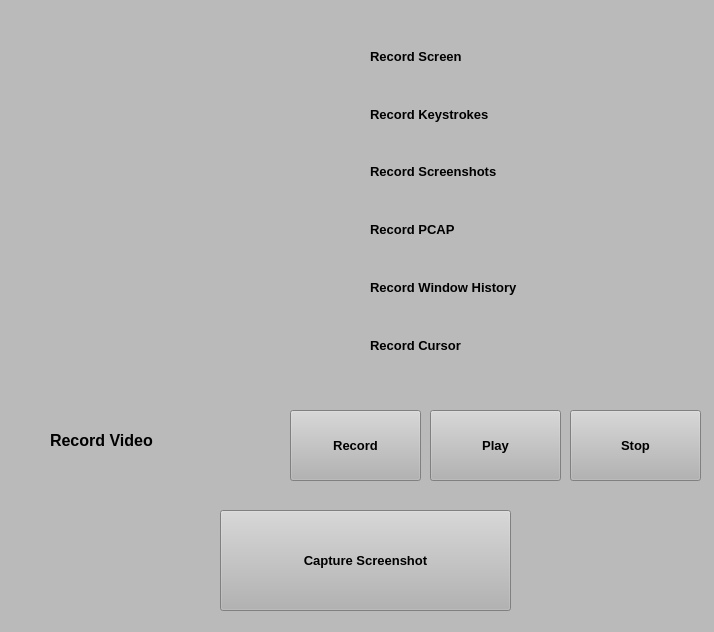
<?xml version="1.0" encoding="UTF-8"?>
<ui version="4.0">
 <class>Form</class>
 <widget class="QWidget" name="Form">
  <property name="windowModality">
   <enum>Qt::NonModal</enum>
  </property>
  <property name="enabled">
   <bool>true</bool>
  </property>
  <property name="geometry">
   <rect>
    <x>0</x>
    <y>0</y>
    <width>714</width>
    <height>632</height>
   </rect>
  </property>
  <property name="maximumSize">
   <size>
    <width>16777211</width>
    <height>16777215</height>
   </size>
  </property>
  <property name="baseSize">
   <size>
    <width>20000</width>
    <height>10000</height>
   </size>
  </property>
  <property name="windowTitle">
   <string>miniAVERT</string>
  </property>
  <property name="windowOpacity">
   <double>26.000000000000000</double>
  </property>
  <property name="toolTipDuration">
   <number>-1</number>
  </property>
  <property name="layoutDirection">
   <enum>Qt::RightToLeft</enum>
  </property>
  <property name="autoFillBackground">
   <bool>false</bool>
  </property>
  <property name="styleSheet">
   <string notr="true">background-color: rgb(186, 186, 186);</string>
  </property>
  <widget class="QLabel" name="label">
   <property name="geometry">
    <rect>
     <x>50</x>
     <y>420</y>
     <width>211</width>
     <height>41</height>
    </rect>
   </property>
   <property name="font">
    <font>
     <pointsize>12</pointsize>
     <weight>75</weight>
     <bold>true</bold>
    </font>
   </property>
   <property name="text">
    <string>Record Video</string>
   </property>
  </widget>
  <widget class="QPushButton" name="pushButton">
   <property name="geometry">
    <rect>
     <x>290</x>
     <y>410</y>
     <width>131</width>
     <height>71</height>
    </rect>
   </property>
   <property name="font">
    <font>
     <pointsize>10</pointsize>
     <weight>75</weight>
     <bold>true</bold>
    </font>
   </property>
   <property name="styleSheet">
    <string notr="true">background-color: rgb(179, 179, 179);</string>
   </property>
   <property name="text">
    <string>Record</string>
   </property>
  </widget>
  <widget class="QPushButton" name="pushButton_2">
   <property name="geometry">
    <rect>
     <x>430</x>
     <y>410</y>
     <width>131</width>
     <height>71</height>
    </rect>
   </property>
   <property name="font">
    <font>
     <pointsize>10</pointsize>
     <weight>75</weight>
     <bold>true</bold>
    </font>
   </property>
   <property name="styleSheet">
    <string notr="true">background-color: rgb(179, 179, 179);</string>
   </property>
   <property name="text">
    <string>Play</string>
   </property>
  </widget>
  <widget class="QPushButton" name="pushButton_3">
   <property name="geometry">
    <rect>
     <x>570</x>
     <y>410</y>
     <width>131</width>
     <height>71</height>
    </rect>
   </property>
   <property name="font">
    <font>
     <pointsize>10</pointsize>
     <weight>75</weight>
     <bold>true</bold>
    </font>
   </property>
   <property name="styleSheet">
    <string notr="true">background-color: rgb(179, 179, 179);</string>
   </property>
   <property name="text">
    <string>Stop</string>
   </property>
  </widget>
  <widget class="QPushButton" name="pushButton_4">
   <property name="geometry">
    <rect>
     <x>220</x>
     <y>510</y>
     <width>291</width>
     <height>101</height>
    </rect>
   </property>
   <property name="font">
    <font>
     <pointsize>10</pointsize>
     <weight>75</weight>
     <bold>true</bold>
    </font>
   </property>
   <property name="styleSheet">
    <string notr="true">background-color: rgb(179, 179, 179);</string>
   </property>
   <property name="text">
    <string>Capture Screenshot</string>
   </property>
  </widget>
  <widget class="QWidget" name="gridLayoutWidget">
   <property name="geometry">
    <rect>
     <x>370</x>
     <y>30</y>
     <width>411</width>
     <height>341</height>
    </rect>
   </property>
   <layout class="QGridLayout" name="gridLayout">
    <property name="verticalSpacing">
     <number>6</number>
    </property>
    <item row="0" column="0">
     <widget class="QLabel" name="label_4">
      <property name="font">
       <font>
        <pointsize>10</pointsize>
        <weight>75</weight>
        <bold>true</bold>
       </font>
      </property>
      <property name="text">
       <string>Record Screen</string>
      </property>
     </widget>
    </item>
    <item row="1" column="0">
     <widget class="QLabel" name="label_6">
      <property name="font">
       <font>
        <pointsize>10</pointsize>
        <weight>75</weight>
        <bold>true</bold>
       </font>
      </property>
      <property name="text">
       <string>Record Keystrokes</string>
      </property>
     </widget>
    </item>
    <item row="2" column="0">
     <widget class="QLabel" name="label_3">
      <property name="font">
       <font>
        <pointsize>10</pointsize>
        <weight>75</weight>
        <bold>true</bold>
       </font>
      </property>
      <property name="text">
       <string>Record Screenshots</string>
      </property>
     </widget>
    </item>
    <item row="3" column="0">
     <widget class="QLabel" name="label_5">
      <property name="font">
       <font>
        <pointsize>10</pointsize>
        <weight>75</weight>
        <bold>true</bold>
       </font>
      </property>
      <property name="text">
       <string>Record PCAP</string>
      </property>
     </widget>
    </item>
    <item row="4" column="0">
     <widget class="QLabel" name="label_7">
      <property name="font">
       <font>
        <pointsize>10</pointsize>
        <weight>75</weight>
        <bold>true</bold>
       </font>
      </property>
      <property name="text">
       <string>Record Window History</string>
      </property>
     </widget>
    </item>
    <item row="5" column="0">
     <widget class="QLabel" name="label_2">
      <property name="font">
       <font>
        <pointsize>10</pointsize>
        <weight>75</weight>
        <bold>true</bold>
       </font>
      </property>
      <property name="text">
       <string>Record Cursor</string>
      </property>
     </widget>
    </item>
   </layout>
  </widget>
 </widget>
 <resources/>
 <connections/>
</ui>
